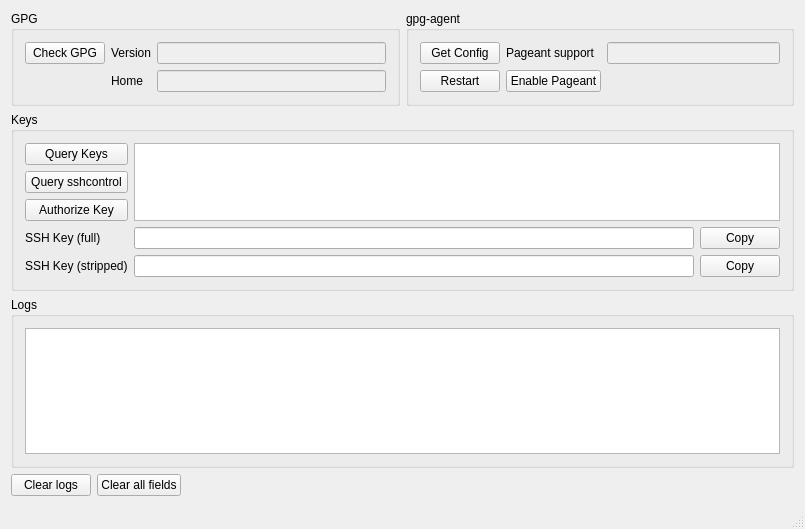
<?xml version="1.0" encoding="UTF-8"?>
<ui version="4.0">
 <class>MainWindow</class>
 <widget class="QMainWindow" name="MainWindow">
  <property name="geometry">
   <rect>
    <x>0</x>
    <y>0</y>
    <width>805</width>
    <height>529</height>
   </rect>
  </property>
  <property name="windowTitle">
   <string>GPG Helper</string>
  </property>
  <widget class="QWidget" name="centralWidget">
   <layout class="QVBoxLayout" name="verticalLayout">
    <item>
     <layout class="QHBoxLayout" name="horizontalLayout_2">
      <item>
       <widget class="QGroupBox" name="groupBox">
        <property name="title">
         <string>GPG</string>
        </property>
        <layout class="QGridLayout" name="gridLayout">
         <item row="0" column="0">
          <widget class="QPushButton" name="pushButtonGpgCheck">
           <property name="text">
            <string>Check GPG</string>
           </property>
          </widget>
         </item>
         <item row="1" column="2">
          <widget class="QLineEdit" name="lineEditGpgHome">
           <property name="enabled">
            <bool>false</bool>
           </property>
          </widget>
         </item>
         <item row="0" column="1">
          <widget class="QLabel" name="label">
           <property name="text">
            <string>Version</string>
           </property>
          </widget>
         </item>
         <item row="1" column="1">
          <widget class="QLabel" name="label_2">
           <property name="text">
            <string>Home</string>
           </property>
          </widget>
         </item>
         <item row="0" column="2">
          <widget class="QLineEdit" name="lineEditGpgVersion">
           <property name="enabled">
            <bool>false</bool>
           </property>
          </widget>
         </item>
        </layout>
       </widget>
      </item>
      <item>
       <widget class="QGroupBox" name="groupBoxGpgAgent">
        <property name="title">
         <string>gpg-agent</string>
        </property>
        <layout class="QGridLayout" name="gridLayout_2">
         <item row="0" column="1">
          <widget class="QLabel" name="label_3">
           <property name="text">
            <string>Pageant support</string>
           </property>
          </widget>
         </item>
         <item row="0" column="2">
          <widget class="QLineEdit" name="lineEditPageantSupport">
           <property name="enabled">
            <bool>false</bool>
           </property>
          </widget>
         </item>
         <item row="0" column="0">
          <widget class="QPushButton" name="pushButtonAgentGetConfig">
           <property name="text">
            <string>Get Config</string>
           </property>
          </widget>
         </item>
         <item row="1" column="0">
          <widget class="QPushButton" name="pushButtonAgentRestart">
           <property name="text">
            <string>Restart</string>
           </property>
          </widget>
         </item>
         <item row="1" column="1">
          <widget class="QPushButton" name="pushButtonAgentEnablePutty">
           <property name="text">
            <string>Enable Pageant</string>
           </property>
          </widget>
         </item>
        </layout>
       </widget>
      </item>
     </layout>
    </item>
    <item>
     <widget class="QGroupBox" name="groupBoxKeys">
      <property name="title">
       <string>Keys</string>
      </property>
      <layout class="QGridLayout" name="gridLayout_3">
       <item row="0" column="0">
        <widget class="QPushButton" name="pushButtonKeysQuery">
         <property name="text">
          <string>Query Keys</string>
         </property>
        </widget>
       </item>
       <item row="3" column="0">
        <widget class="QLabel" name="label_4">
         <property name="text">
          <string>SSH Key (full)</string>
         </property>
        </widget>
       </item>
       <item row="2" column="0">
        <widget class="QPushButton" name="pushButtonAuthorizeKey">
         <property name="text">
          <string>Authorize Key</string>
         </property>
        </widget>
       </item>
       <item row="1" column="0">
        <widget class="QPushButton" name="pushButtonQuerySshControl">
         <property name="text">
          <string>Query sshcontrol</string>
         </property>
        </widget>
       </item>
       <item row="0" column="1" rowspan="3">
        <widget class="QListWidget" name="listWidgetKeys"/>
       </item>
       <item row="4" column="0">
        <widget class="QLabel" name="label_5">
         <property name="text">
          <string>SSH Key (stripped)</string>
         </property>
        </widget>
       </item>
       <item row="3" column="1">
        <layout class="QHBoxLayout" name="horizontalLayout_4">
         <item>
          <widget class="QLineEdit" name="lineEditRawSshKey"/>
         </item>
         <item>
          <widget class="QPushButton" name="pushButtonRawSshKeyCopy">
           <property name="text">
            <string>Copy</string>
           </property>
          </widget>
         </item>
        </layout>
       </item>
       <item row="4" column="1">
        <layout class="QHBoxLayout" name="horizontalLayout_5">
         <item>
          <widget class="QLineEdit" name="lineEditStrippedSshKey"/>
         </item>
         <item>
          <widget class="QPushButton" name="pushButtonStrippedSshKeyCopy">
           <property name="text">
            <string>Copy</string>
           </property>
          </widget>
         </item>
        </layout>
       </item>
      </layout>
     </widget>
    </item>
    <item>
     <widget class="QGroupBox" name="groupBox_3">
      <property name="title">
       <string>Logs</string>
      </property>
      <layout class="QHBoxLayout" name="horizontalLayout_3">
       <item>
        <widget class="QTextEdit" name="textEditLogs"/>
       </item>
      </layout>
     </widget>
    </item>
    <item>
     <layout class="QHBoxLayout" name="horizontalLayout">
      <item>
       <widget class="QPushButton" name="pushButtonClearLogs">
        <property name="text">
         <string>Clear logs</string>
        </property>
       </widget>
      </item>
      <item>
       <widget class="QPushButton" name="pushButtonClearFields">
        <property name="text">
         <string>Clear all fields</string>
        </property>
       </widget>
      </item>
      <item>
       <spacer name="horizontalSpacer">
        <property name="orientation">
         <enum>Qt::Horizontal</enum>
        </property>
        <property name="sizeHint" stdset="0">
         <size>
          <width>40</width>
          <height>20</height>
         </size>
        </property>
       </spacer>
      </item>
     </layout>
    </item>
   </layout>
  </widget>
  <widget class="QStatusBar" name="statusBar"/>
 </widget>
 <layoutdefault spacing="6" margin="11"/>
 <resources/>
 <connections/>
</ui>
